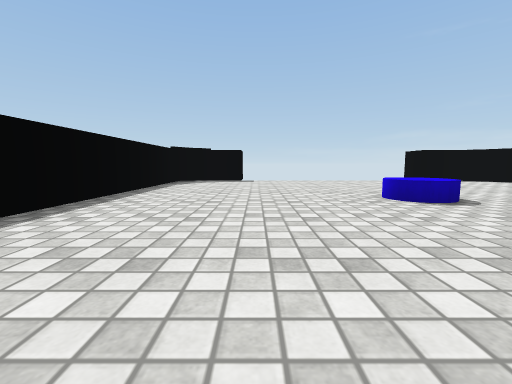
[1] (above)

12 first-person views from a walk through a Unity game level. The camera is 0.51 m above the floor, tilts 6° down and sees 90° across. The floor is counted in squares, 1 m on a side. Each view is taken from the middle of a square. On the plan, view 1 faces up. The plan holds only what a view shows up to about 9 squares ahead; the rest is blank. Surface patterns are stand-ins for the level's own textures.

[2]
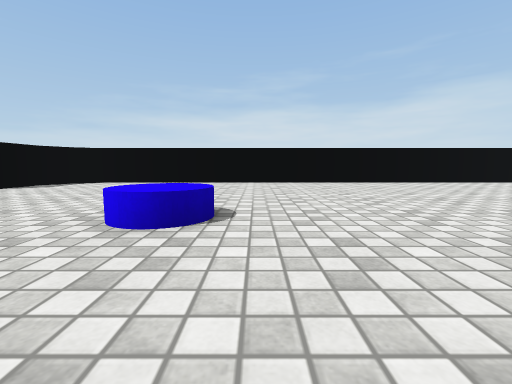

[3]
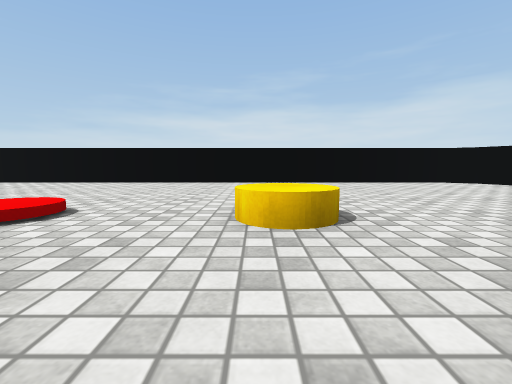

[4]
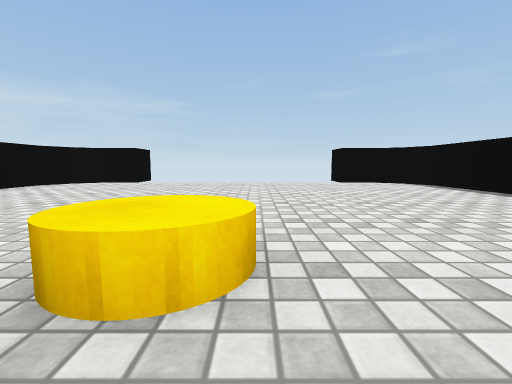

[5]
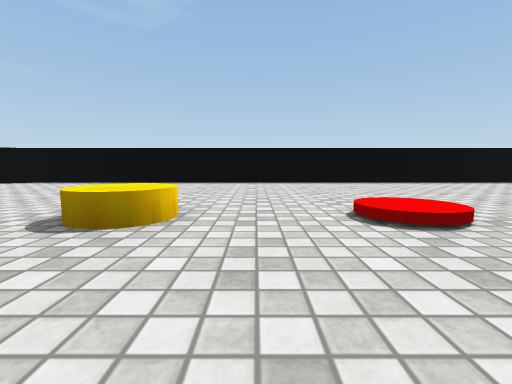

[6]
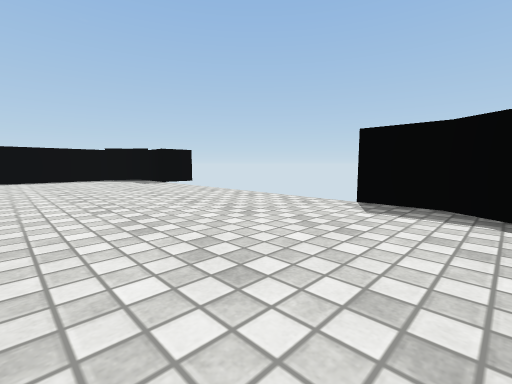

[7]
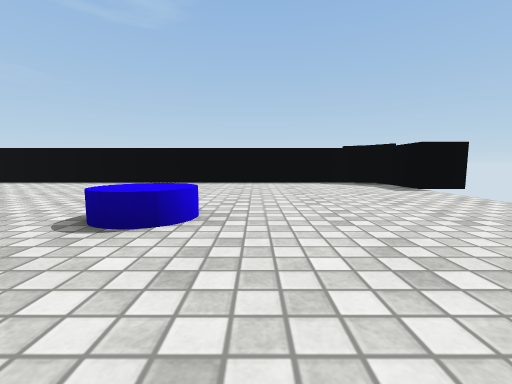

[8]
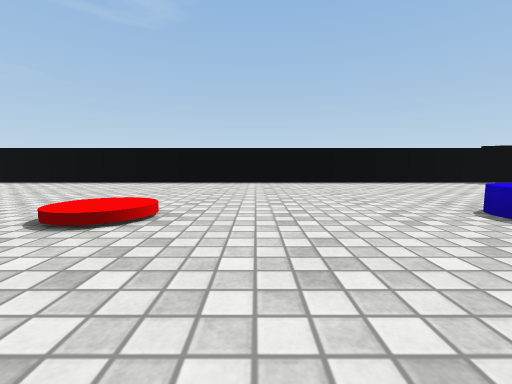

[9]
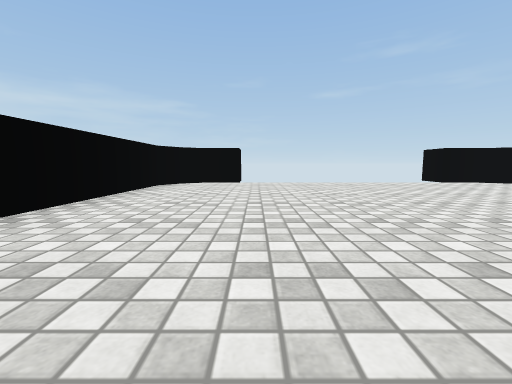

[10]
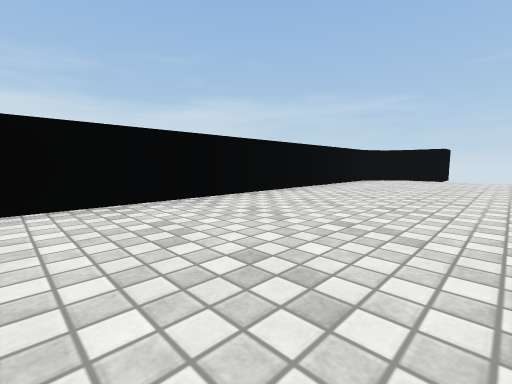

[11]
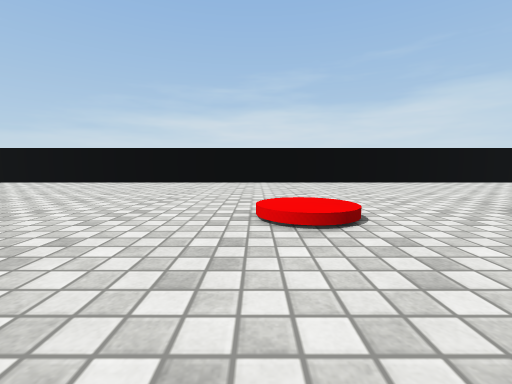

[12]
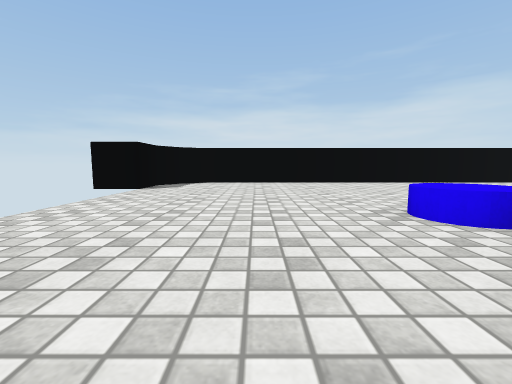

### Floor plan
Key: @ floor where view 1 was taken; # wall or solid block; . floor; = window, fence, low wall or low ledge; ^ raised ledge.
Columns run from 3 left of view 1 to 8 right of it. Each row starts with its distance up from view 1.
  9  ##      ##
  8 ##........##
  7 #..........#
  6 #..........#
  5 #..........#
  4 #....^^....#
  3 #..........#
  2 #..........#
  1 #..........#
  0 #..@.......#
 -1 #..........#
 -2 #..........#
 -3 #....^^....#
 -4 #.....=....#
 -5 #..........#
 -6 #..........#
 -7 #..........#
 -8 #..........#
 -9 ##........##
-10  ##      ##

Positions as (right, up) in squares from view 1, and headings:
1: (0, 0), facing up
2: (0, 3), facing right
3: (0, -3), facing right
4: (2, -2), facing down
5: (5, -2), facing left
6: (7, 5), facing up-left
7: (5, 5), facing left
8: (5, 1), facing left
9: (5, -2), facing down
10: (4, 0), facing down-right
11: (0, 0), facing right
12: (0, 6), facing right
